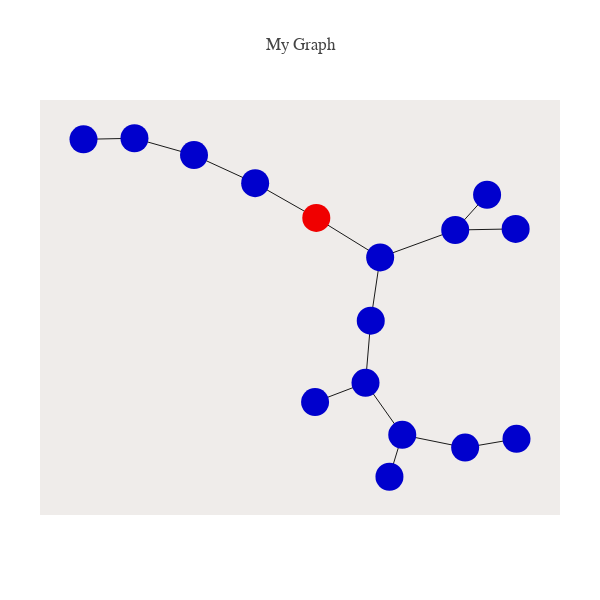

Notebook code cell kept with this figure:
### Code cell
k= 6
Theta= 2.04

sim_keys, leaves, edges= SimIII(k= k, Theta= Theta)


node_list= list(sim_keys.keys())
plot_phyl_net([],leaves,node_list,edges,
              nodes_as_seqs= nodes_as_seqs,root= root)

### Figure 1 — Plotly figure (JSON) as saved in the notebook; plotly's stock layout.template omitted (floating-point values rounded to 4 significant figures)
{"data": [{"hoverinfo": "none", "line": {"color": "rgb(25,25,25)", "width": 1}, "mode": "lines", "type": "scatter", "uid": "a84767e9-1893-4e3f-a0f8-73113c43fec0", "x": [-0.996, -0.8076, null, 0.1352, 0.1825, null, -0.1398, 0.04666, null, 0.4962, 0.3783, null, 0.6049, 0.4151, null, 0.6017, 0.3783, null, 0.3783, 0.1009, null, 0.1825, 0.04666, null, 0.1825, 0.4151, null, 0.04666, 0.06605, null, 0.1009, -0.1353, null, 0.1009, 0.06605, null, -0.1353, -0.3613, null, -0.3613, -0.5874, null, -0.5874, -0.8076, null], "y": [0.812, 0.8178, null, -1.0, -0.7751, null, -0.599, -0.4958, null, 0.5144, 0.3251, null, -0.7963, -0.8435, null, 0.331, 0.3251, null, 0.3251, 0.1779, null, -0.7751, -0.4958, null, -0.7751, -0.8435, null, -0.4958, -0.1619, null, 0.1779, 0.3898, null, 0.1779, -0.1619, null, 0.3898, 0.5766, null, 0.5766, 0.7272, null, 0.7272, 0.8178, null]}, {"hoverinfo": "text", "marker": {"color": ["rgb(0,0,205)", "rgb(0,0,205)", "rgb(0,0,205)", "rgb(0,0,205)", "rgb(0,0,205)", "rgb(0,0,205)", "rgb(0,0,205)", "rgb(0,0,205)", "rgb(0,0,205)", "rgb(0,0,205)", "rgb(240,0,0)", "rgb(0,0,205)", "rgb(0,0,205)", "rgb(0,0,205)", "rgb(0,0,205)", "rgb(0,0,205)"], "size": 28}, "mode": "markers", "text": ["0", "1", "2", "3", "4", "5", "t: 0.09", "t: 0.11", "t: 0.34", "t: 1.17", "root: t: 1.77", "", "", "", "", ""], "type": "scatter", "uid": "ebfe5f8f-4693-49b2-9c97-4f0c86be938e", "x": [-0.996, 0.1352, -0.1398, 0.4962, 0.6049, 0.6017, 0.3783, 0.1825, 0.04666, 0.1009, -0.1353, 0.4151, 0.06605, -0.3613, -0.5874, -0.8076], "y": [0.812, -1.0, -0.599, 0.5144, -0.7963, 0.331, 0.3251, -0.7751, -0.4958, 0.1779, 0.3898, -0.8435, -0.1619, 0.5766, 0.7272, 0.8178]}], "layout": {"autosize": false, "font": {"family": "Balto"}, "height": 600, "hovermode": "closest", "margin": {"b": 85, "l": 40, "pad": 0, "r": 40, "t": 100}, "plot_bgcolor": "#efecea", "showlegend": false, "title": {"text": "My Graph"}, "width": 600, "xaxis": {"showgrid": false, "showline": false, "showticklabels": false, "title": {"text": ""}, "zeroline": false}, "yaxis": {"showgrid": false, "showline": false, "showticklabels": false, "title": {"text": ""}, "zeroline": false}}}
